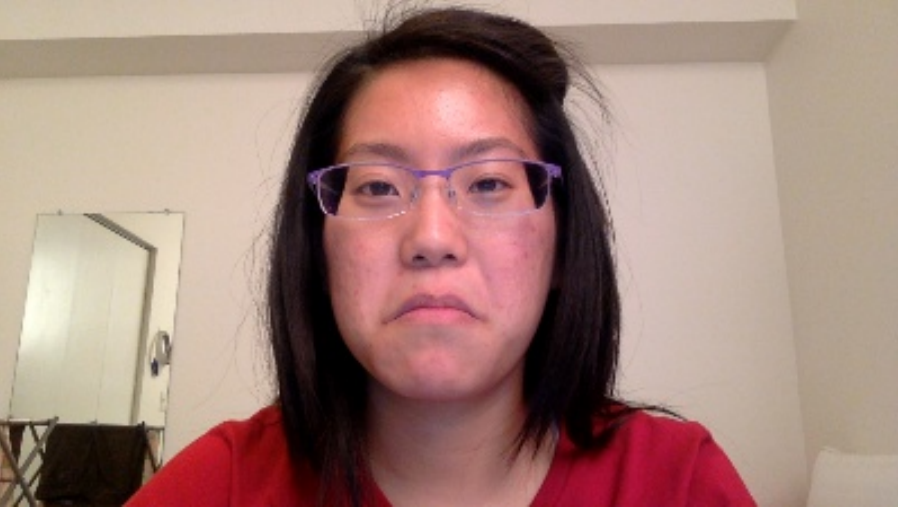
#> input picture img1.png, 898 x 507 px
$ jupyter execute color_correction.ipynb
#> lines starting #> are read from the running program, lines starting #| are printed output that depends on the picture
[cell 1]
import cv2
import matplotlib.pyplot as plt
import numpy as np

[cell 2]
image1 = cv2.imread('./img1.png', cv2.IMREAD_COLOR)
#> image1 is the input picture: shape (507, 898, 3); mean B, G, R 122.1, 131.1, 163.3
image1 = cv2.cvtColor(image1, cv2.COLOR_BGR2RGB)
image2 = cv2.imread('./img2.jpeg', cv2.IMREAD_COLOR)
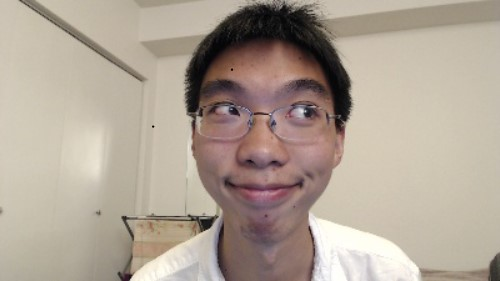
#> input picture img2.jpeg, 500 x 281 px
#> image2 is the input picture: shape (281, 500, 3); mean B, G, R 149.2, 162.4, 175.2
image2 = cv2.cvtColor(image2, cv2.COLOR_BGR2RGB)

# Display the images
plt.figure(figsize=(10, 5))
plt.subplot(1, 2, 1)
plt.imshow(image1)
plt.title('Image 1')

plt.subplot(1, 2, 2)
plt.imshow(image2)
plt.title('Image 2')

plt.show()
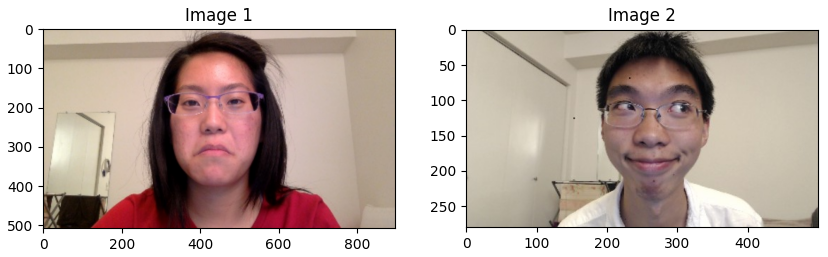
#> figure drawn by matplotlib, 2 panels
